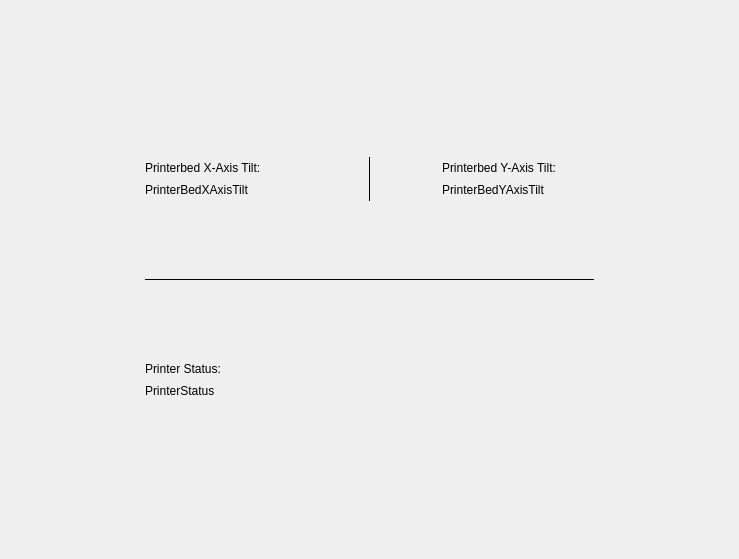
<?xml version="1.0" encoding="UTF-8"?>
<ui version="4.0">
 <class>InfoMiscScreen</class>
 <widget class="QWidget" name="InfoMiscScreen">
  <property name="geometry">
   <rect>
    <x>0</x>
    <y>0</y>
    <width>739</width>
    <height>559</height>
   </rect>
  </property>
  <property name="windowTitle">
   <string>Form</string>
  </property>
  <widget class="QLabel" name="printerBedXAxisTiltLabel">
   <property name="geometry">
    <rect>
     <x>145</x>
     <y>157</y>
     <width>152</width>
     <height>22</height>
    </rect>
   </property>
   <property name="text">
    <string>Printerbed X-Axis Tilt:</string>
   </property>
  </widget>
  <widget class="QLabel" name="printerBedXAxisTiltValueLabel">
   <property name="geometry">
    <rect>
     <x>145</x>
     <y>179</y>
     <width>152</width>
     <height>22</height>
    </rect>
   </property>
   <property name="text">
    <string>PrinterBedXAxisTilt</string>
   </property>
  </widget>
  <widget class="QLabel" name="printerStatusLabe">
   <property name="geometry">
    <rect>
     <x>145</x>
     <y>358</y>
     <width>449</width>
     <height>22</height>
    </rect>
   </property>
   <property name="text">
    <string>Printer Status:</string>
   </property>
  </widget>
  <widget class="QLabel" name="printerStatusValueLabe">
   <property name="geometry">
    <rect>
     <x>145</x>
     <y>380</y>
     <width>449</width>
     <height>22</height>
    </rect>
   </property>
   <property name="text">
    <string>PrinterStatus</string>
   </property>
  </widget>
  <widget class="QLabel" name="printerBedYAxisTiltValueLabel">
   <property name="geometry">
    <rect>
     <x>442</x>
     <y>179</y>
     <width>152</width>
     <height>22</height>
    </rect>
   </property>
   <property name="text">
    <string>PrinterBedYAxisTilt</string>
   </property>
  </widget>
  <widget class="QLabel" name="printerBedYAxisTiltLabel">
   <property name="geometry">
    <rect>
     <x>442</x>
     <y>157</y>
     <width>152</width>
     <height>22</height>
    </rect>
   </property>
   <property name="text">
    <string>Printerbed Y-Axis Tilt:</string>
   </property>
  </widget>
  <widget class="Line" name="horizontalLine">
   <property name="geometry">
    <rect>
     <x>145</x>
     <y>279</y>
     <width>449</width>
     <height>1</height>
    </rect>
   </property>
   <property name="styleSheet">
    <string notr="true">background-color: #000000;</string>
   </property>
   <property name="orientation">
    <enum>Qt::Horizontal</enum>
   </property>
  </widget>
  <widget class="Line" name="verticalLine">
   <property name="geometry">
    <rect>
     <x>369</x>
     <y>157</y>
     <width>1</width>
     <height>44</height>
    </rect>
   </property>
   <property name="styleSheet">
    <string notr="true">background-color: #000000;</string>
   </property>
   <property name="orientation">
    <enum>Qt::Vertical</enum>
   </property>
  </widget>
 </widget>
 <resources/>
 <connections/>
</ui>
